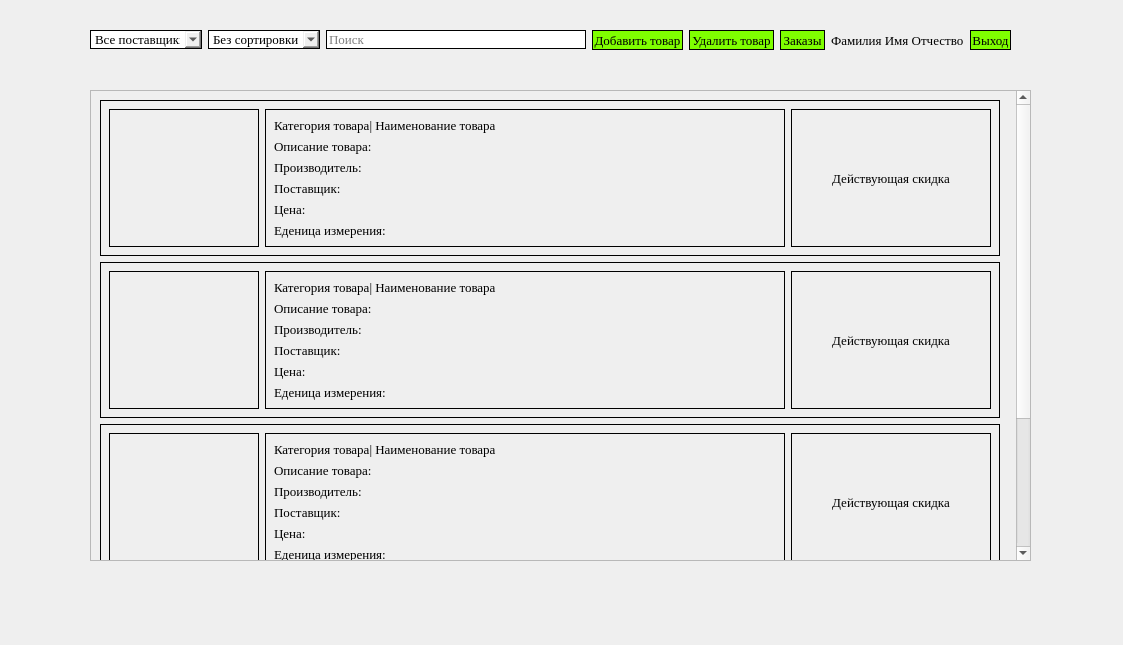
<?xml version="1.0" encoding="UTF-8"?>
<ui version="4.0">
 <class>List_of_products</class>
 <widget class="QMainWindow" name="List_of_products">
  <property name="geometry">
   <rect>
    <x>0</x>
    <y>0</y>
    <width>1123</width>
    <height>645</height>
   </rect>
  </property>
  <property name="minimumSize">
   <size>
    <width>0</width>
    <height>0</height>
   </size>
  </property>
  <property name="windowTitle">
   <string>MainWindow</string>
  </property>
  <widget class="QWidget" name="centralwidget">
   <widget class="QLabel" name="logo_label">
    <property name="geometry">
     <rect>
      <x>10</x>
      <y>10</y>
      <width>71</width>
      <height>61</height>
     </rect>
    </property>
    <property name="text">
     <string/>
    </property>
    <property name="pixmap">
     <pixmap>../import/Icon.png</pixmap>
    </property>
    <property name="scaledContents">
     <bool>true</bool>
    </property>
   </widget>
   <widget class="QWidget" name="gridLayoutWidget">
    <property name="geometry">
     <rect>
      <x>90</x>
      <y>0</y>
      <width>921</width>
      <height>80</height>
     </rect>
    </property>
    <layout class="QGridLayout" name="gridLayout">
     <item row="0" column="0">
      <layout class="QHBoxLayout" name="horizontalLayout_3">
       <item>
        <widget class="QComboBox" name="provider_input">
         <property name="font">
          <font>
           <family>Times New Roman</family>
           <pointsize>10</pointsize>
          </font>
         </property>
         <property name="styleSheet">
          <string notr="true">#provider_input {
    border: 1px solid black;
}

#provider_input:hover {
    border-color: #00FA9A;
}</string>
         </property>
         <item>
          <property name="text">
           <string>Все поставщики</string>
          </property>
         </item>
        </widget>
       </item>
       <item>
        <widget class="QComboBox" name="sort_input">
         <property name="font">
          <font>
           <family>Times New Roman</family>
           <pointsize>10</pointsize>
          </font>
         </property>
         <property name="styleSheet">
          <string notr="true">#sort_input {
    border: 1px solid black;
}

#sort_input:hover {
    border-color: #00FA9A;
}</string>
         </property>
         <property name="currentText">
          <string>Без сортировки</string>
         </property>
         <item>
          <property name="text">
           <string>Без сортировки</string>
          </property>
         </item>
         <item>
          <property name="text">
           <string>По возрастанию</string>
          </property>
         </item>
         <item>
          <property name="text">
           <string>По убыванию</string>
          </property>
         </item>
        </widget>
       </item>
       <item>
        <widget class="QLineEdit" name="search_input">
         <property name="font">
          <font>
           <family>Times New Roman</family>
           <pointsize>10</pointsize>
          </font>
         </property>
         <property name="styleSheet">
          <string notr="true">#search_input {
    border: 1px solid black;
}

#search_input:hover {
    border-color: #00FA9A;
}</string>
         </property>
         <property name="text">
          <string/>
         </property>
         <property name="placeholderText">
          <string>Поиск</string>
         </property>
        </widget>
       </item>
       <item>
        <layout class="QHBoxLayout" name="horizontalLayout_10">
         <item>
          <widget class="QPushButton" name="add_product_button">
           <property name="minimumSize">
            <size>
             <width>91</width>
             <height>20</height>
            </size>
           </property>
           <property name="font">
            <font>
             <family>Times New Roman</family>
             <pointsize>10</pointsize>
            </font>
           </property>
           <property name="styleSheet">
            <string notr="true">#add_product_button {
    background-color: #7FFF00;
    border: 1px solid black;
}

#add_product_button:hover {
    background-color: #00FA9A;
}</string>
           </property>
           <property name="text">
            <string>Добавить товар</string>
           </property>
          </widget>
         </item>
         <item>
          <widget class="QPushButton" name="delete_product_button">
           <property name="minimumSize">
            <size>
             <width>85</width>
             <height>20</height>
            </size>
           </property>
           <property name="font">
            <font>
             <family>Times New Roman</family>
             <pointsize>10</pointsize>
            </font>
           </property>
           <property name="styleSheet">
            <string notr="true">#delete_product_button {
    background-color: #7FFF00;
    border: 1px solid black;
}

#delete_product_button:hover {
    background-color: #00FA9A;
}</string>
           </property>
           <property name="text">
            <string>Удалить товар</string>
           </property>
          </widget>
         </item>
         <item>
          <widget class="QPushButton" name="order_button">
           <property name="minimumSize">
            <size>
             <width>45</width>
             <height>20</height>
            </size>
           </property>
           <property name="font">
            <font>
             <family>Times New Roman</family>
             <pointsize>10</pointsize>
            </font>
           </property>
           <property name="styleSheet">
            <string notr="true">#order_button {
    background-color: #7FFF00;
    border: 1px solid black;
}

#order_button:hover {
    background-color: #00FA9A;
}</string>
           </property>
           <property name="text">
            <string>Заказы</string>
           </property>
          </widget>
         </item>
        </layout>
       </item>
      </layout>
     </item>
     <item row="0" column="1">
      <layout class="QHBoxLayout" name="horizontalLayout">
       <item>
        <widget class="QLabel" name="user_fio">
         <property name="font">
          <font>
           <family>Times New Roman</family>
           <pointsize>10</pointsize>
          </font>
         </property>
         <property name="text">
          <string>Фамилия Имя Отчество</string>
         </property>
        </widget>
       </item>
       <item>
        <widget class="QPushButton" name="logout_button">
         <property name="minimumSize">
          <size>
           <width>41</width>
           <height>20</height>
          </size>
         </property>
         <property name="font">
          <font>
           <family>Times New Roman</family>
           <pointsize>10</pointsize>
          </font>
         </property>
         <property name="styleSheet">
          <string notr="true">#logout_button {
    background-color: #7FFF00;
    border: 1px solid black;
}

#logout_button:hover {
    background-color: #00FA9A;
}</string>
         </property>
         <property name="text">
          <string>Выход</string>
         </property>
        </widget>
       </item>
      </layout>
     </item>
    </layout>
   </widget>
   <widget class="QScrollArea" name="scrollArea">
    <property name="geometry">
     <rect>
      <x>90</x>
      <y>90</y>
      <width>941</width>
      <height>471</height>
     </rect>
    </property>
    <property name="styleSheet">
     <string notr="true"/>
    </property>
    <property name="widgetResizable">
     <bool>true</bool>
    </property>
    <widget class="QWidget" name="scrollAreaWidgetContents">
     <property name="geometry">
      <rect>
       <x>0</x>
       <y>0</y>
       <width>922</width>
       <height>716</height>
      </rect>
     </property>
     <layout class="QVBoxLayout" name="verticalLayout_4">
      <item>
       <widget class="QWidget" name="widget_7" native="true">
        <property name="minimumSize">
         <size>
          <width>900</width>
          <height>0</height>
         </size>
        </property>
        <property name="maximumSize">
         <size>
          <width>801</width>
          <height>171</height>
         </size>
        </property>
        <property name="styleSheet">
         <string notr="true">
border: 1px solid black;
</string>
        </property>
        <layout class="QHBoxLayout" name="horizontalLayout_9">
         <item>
          <layout class="QHBoxLayout" name="horizontalLayout_11">
           <item>
            <widget class="QLabel" name="photo_10">
             <property name="maximumSize">
              <size>
               <width>150</width>
               <height>150</height>
              </size>
             </property>
             <property name="styleSheet">
              <string notr="true">
border: 1px solid black;
</string>
             </property>
             <property name="text">
              <string/>
             </property>
             <property name="pixmap">
              <pixmap>../import/1.jpg</pixmap>
             </property>
             <property name="scaledContents">
              <bool>true</bool>
             </property>
            </widget>
           </item>
           <item>
            <widget class="QWidget" name="widget_8" native="true">
             <property name="styleSheet">
              <string notr="true"/>
             </property>
             <layout class="QVBoxLayout" name="verticalLayout_5">
              <item>
               <layout class="QVBoxLayout" name="verticalLayout_18">
                <item>
                 <widget class="QLabel" name="label_15">
                  <property name="font">
                   <font>
                    <family>Times New Roman</family>
                    <pointsize>10</pointsize>
                   </font>
                  </property>
                  <property name="styleSheet">
                   <string notr="true">
border: 0px solid black;
</string>
                  </property>
                  <property name="text">
                   <string>Категория товара| Наименование товара</string>
                  </property>
                 </widget>
                </item>
                <item>
                 <widget class="QLabel" name="label_27">
                  <property name="font">
                   <font>
                    <family>Times New Roman</family>
                    <pointsize>10</pointsize>
                   </font>
                  </property>
                  <property name="styleSheet">
                   <string notr="true">
border: 0px solid black;
</string>
                  </property>
                  <property name="text">
                   <string>Описание товара:</string>
                  </property>
                 </widget>
                </item>
                <item>
                 <widget class="QLabel" name="label_28">
                  <property name="font">
                   <font>
                    <family>Times New Roman</family>
                    <pointsize>10</pointsize>
                   </font>
                  </property>
                  <property name="styleSheet">
                   <string notr="true">
border: 0px solid black;
</string>
                  </property>
                  <property name="text">
                   <string>Производитель:</string>
                  </property>
                 </widget>
                </item>
                <item>
                 <widget class="QLabel" name="label_46">
                  <property name="font">
                   <font>
                    <family>Times New Roman</family>
                    <pointsize>10</pointsize>
                   </font>
                  </property>
                  <property name="styleSheet">
                   <string notr="true">
border: 0px solid black;
</string>
                  </property>
                  <property name="text">
                   <string>Поставщик:</string>
                  </property>
                 </widget>
                </item>
                <item>
                 <widget class="QLabel" name="label_47">
                  <property name="font">
                   <font>
                    <family>Times New Roman</family>
                    <pointsize>10</pointsize>
                   </font>
                  </property>
                  <property name="styleSheet">
                   <string notr="true">
border: 0px solid black;
</string>
                  </property>
                  <property name="text">
                   <string>Цена:</string>
                  </property>
                 </widget>
                </item>
                <item>
                 <widget class="QLabel" name="label_48">
                  <property name="font">
                   <font>
                    <family>Times New Roman</family>
                    <pointsize>10</pointsize>
                   </font>
                  </property>
                  <property name="styleSheet">
                   <string notr="true">
border: 0px solid black;
</string>
                  </property>
                  <property name="text">
                   <string>Еденица измерения:</string>
                  </property>
                 </widget>
                </item>
               </layout>
              </item>
             </layout>
            </widget>
           </item>
          </layout>
         </item>
         <item>
          <widget class="QLabel" name="sale_11">
           <property name="maximumSize">
            <size>
             <width>200</width>
             <height>16777215</height>
            </size>
           </property>
           <property name="font">
            <font>
             <family>Times New Roman</family>
             <pointsize>10</pointsize>
            </font>
           </property>
           <property name="styleSheet">
            <string notr="true">
border: 1px solid black;
</string>
           </property>
           <property name="text">
            <string>Действующая скидка</string>
           </property>
           <property name="alignment">
            <set>Qt::AlignCenter</set>
           </property>
          </widget>
         </item>
        </layout>
       </widget>
      </item>
      <item>
       <widget class="QWidget" name="widget" native="true">
        <property name="minimumSize">
         <size>
          <width>900</width>
          <height>0</height>
         </size>
        </property>
        <property name="maximumSize">
         <size>
          <width>801</width>
          <height>171</height>
         </size>
        </property>
        <property name="styleSheet">
         <string notr="true">
border: 1px solid black;
</string>
        </property>
        <layout class="QHBoxLayout" name="horizontalLayout_4">
         <item>
          <layout class="QHBoxLayout" name="horizontalLayout_2">
           <item>
            <widget class="QLabel" name="photo_7">
             <property name="maximumSize">
              <size>
               <width>150</width>
               <height>150</height>
              </size>
             </property>
             <property name="styleSheet">
              <string notr="true">
border: 1px solid black;
</string>
             </property>
             <property name="text">
              <string/>
             </property>
             <property name="pixmap">
              <pixmap>../import/1.jpg</pixmap>
             </property>
             <property name="scaledContents">
              <bool>true</bool>
             </property>
            </widget>
           </item>
           <item>
            <widget class="QWidget" name="widget_2" native="true">
             <property name="styleSheet">
              <string notr="true"/>
             </property>
             <layout class="QVBoxLayout" name="verticalLayout">
              <item>
               <layout class="QVBoxLayout" name="verticalLayout_15">
                <item>
                 <widget class="QLabel" name="label_12">
                  <property name="font">
                   <font>
                    <family>Times New Roman</family>
                    <pointsize>10</pointsize>
                   </font>
                  </property>
                  <property name="styleSheet">
                   <string notr="true">
border: 0px solid black;
</string>
                  </property>
                  <property name="text">
                   <string>Категория товара| Наименование товара</string>
                  </property>
                 </widget>
                </item>
                <item>
                 <widget class="QLabel" name="label_21">
                  <property name="font">
                   <font>
                    <family>Times New Roman</family>
                    <pointsize>10</pointsize>
                   </font>
                  </property>
                  <property name="styleSheet">
                   <string notr="true">
border: 0px solid black;
</string>
                  </property>
                  <property name="text">
                   <string>Описание товара:</string>
                  </property>
                 </widget>
                </item>
                <item>
                 <widget class="QLabel" name="label_22">
                  <property name="font">
                   <font>
                    <family>Times New Roman</family>
                    <pointsize>10</pointsize>
                   </font>
                  </property>
                  <property name="styleSheet">
                   <string notr="true">
border: 0px solid black;
</string>
                  </property>
                  <property name="text">
                   <string>Производитель:</string>
                  </property>
                 </widget>
                </item>
                <item>
                 <widget class="QLabel" name="label_37">
                  <property name="font">
                   <font>
                    <family>Times New Roman</family>
                    <pointsize>10</pointsize>
                   </font>
                  </property>
                  <property name="styleSheet">
                   <string notr="true">
border: 0px solid black;
</string>
                  </property>
                  <property name="text">
                   <string>Поставщик:</string>
                  </property>
                 </widget>
                </item>
                <item>
                 <widget class="QLabel" name="label_38">
                  <property name="font">
                   <font>
                    <family>Times New Roman</family>
                    <pointsize>10</pointsize>
                   </font>
                  </property>
                  <property name="styleSheet">
                   <string notr="true">
border: 0px solid black;
</string>
                  </property>
                  <property name="text">
                   <string>Цена:</string>
                  </property>
                 </widget>
                </item>
                <item>
                 <widget class="QLabel" name="label_39">
                  <property name="font">
                   <font>
                    <family>Times New Roman</family>
                    <pointsize>10</pointsize>
                   </font>
                  </property>
                  <property name="styleSheet">
                   <string notr="true">
border: 0px solid black;
</string>
                  </property>
                  <property name="text">
                   <string>Еденица измерения:</string>
                  </property>
                 </widget>
                </item>
               </layout>
              </item>
             </layout>
            </widget>
           </item>
          </layout>
         </item>
         <item>
          <widget class="QLabel" name="sale_8">
           <property name="maximumSize">
            <size>
             <width>200</width>
             <height>16777215</height>
            </size>
           </property>
           <property name="font">
            <font>
             <family>Times New Roman</family>
             <pointsize>10</pointsize>
            </font>
           </property>
           <property name="styleSheet">
            <string notr="true">
border: 1px solid black;
</string>
           </property>
           <property name="text">
            <string>Действующая скидка</string>
           </property>
           <property name="alignment">
            <set>Qt::AlignCenter</set>
           </property>
          </widget>
         </item>
        </layout>
       </widget>
      </item>
      <item>
       <widget class="QWidget" name="widget_3" native="true">
        <property name="minimumSize">
         <size>
          <width>900</width>
          <height>0</height>
         </size>
        </property>
        <property name="maximumSize">
         <size>
          <width>801</width>
          <height>171</height>
         </size>
        </property>
        <property name="styleSheet">
         <string notr="true">
border: 1px solid black;
</string>
        </property>
        <layout class="QHBoxLayout" name="horizontalLayout_5">
         <item>
          <layout class="QHBoxLayout" name="horizontalLayout_6">
           <item>
            <widget class="QLabel" name="photo_8">
             <property name="maximumSize">
              <size>
               <width>150</width>
               <height>150</height>
              </size>
             </property>
             <property name="styleSheet">
              <string notr="true">
border: 1px solid black;
</string>
             </property>
             <property name="text">
              <string/>
             </property>
             <property name="pixmap">
              <pixmap>../import/1.jpg</pixmap>
             </property>
             <property name="scaledContents">
              <bool>true</bool>
             </property>
            </widget>
           </item>
           <item>
            <widget class="QWidget" name="widget_4" native="true">
             <property name="styleSheet">
              <string notr="true"/>
             </property>
             <layout class="QVBoxLayout" name="verticalLayout_2">
              <item>
               <layout class="QVBoxLayout" name="verticalLayout_16">
                <item>
                 <widget class="QLabel" name="label_13">
                  <property name="font">
                   <font>
                    <family>Times New Roman</family>
                    <pointsize>10</pointsize>
                   </font>
                  </property>
                  <property name="styleSheet">
                   <string notr="true">
border: 0px solid black;
</string>
                  </property>
                  <property name="text">
                   <string>Категория товара| Наименование товара</string>
                  </property>
                 </widget>
                </item>
                <item>
                 <widget class="QLabel" name="label_23">
                  <property name="font">
                   <font>
                    <family>Times New Roman</family>
                    <pointsize>10</pointsize>
                   </font>
                  </property>
                  <property name="styleSheet">
                   <string notr="true">
border: 0px solid black;
</string>
                  </property>
                  <property name="text">
                   <string>Описание товара:</string>
                  </property>
                 </widget>
                </item>
                <item>
                 <widget class="QLabel" name="label_24">
                  <property name="font">
                   <font>
                    <family>Times New Roman</family>
                    <pointsize>10</pointsize>
                   </font>
                  </property>
                  <property name="styleSheet">
                   <string notr="true">
border: 0px solid black;
</string>
                  </property>
                  <property name="text">
                   <string>Производитель:</string>
                  </property>
                 </widget>
                </item>
                <item>
                 <widget class="QLabel" name="label_40">
                  <property name="font">
                   <font>
                    <family>Times New Roman</family>
                    <pointsize>10</pointsize>
                   </font>
                  </property>
                  <property name="styleSheet">
                   <string notr="true">
border: 0px solid black;
</string>
                  </property>
                  <property name="text">
                   <string>Поставщик:</string>
                  </property>
                 </widget>
                </item>
                <item>
                 <widget class="QLabel" name="label_41">
                  <property name="font">
                   <font>
                    <family>Times New Roman</family>
                    <pointsize>10</pointsize>
                   </font>
                  </property>
                  <property name="styleSheet">
                   <string notr="true">
border: 0px solid black;
</string>
                  </property>
                  <property name="text">
                   <string>Цена:</string>
                  </property>
                 </widget>
                </item>
                <item>
                 <widget class="QLabel" name="label_42">
                  <property name="font">
                   <font>
                    <family>Times New Roman</family>
                    <pointsize>10</pointsize>
                   </font>
                  </property>
                  <property name="styleSheet">
                   <string notr="true">
border: 0px solid black;
</string>
                  </property>
                  <property name="text">
                   <string>Еденица измерения:</string>
                  </property>
                 </widget>
                </item>
               </layout>
              </item>
             </layout>
            </widget>
           </item>
          </layout>
         </item>
         <item>
          <widget class="QLabel" name="sale_9">
           <property name="maximumSize">
            <size>
             <width>200</width>
             <height>16777215</height>
            </size>
           </property>
           <property name="font">
            <font>
             <family>Times New Roman</family>
             <pointsize>10</pointsize>
            </font>
           </property>
           <property name="styleSheet">
            <string notr="true">
border: 1px solid black;
</string>
           </property>
           <property name="text">
            <string>Действующая скидка</string>
           </property>
           <property name="alignment">
            <set>Qt::AlignCenter</set>
           </property>
          </widget>
         </item>
        </layout>
       </widget>
      </item>
      <item>
       <widget class="QWidget" name="widget_5" native="true">
        <property name="minimumSize">
         <size>
          <width>900</width>
          <height>0</height>
         </size>
        </property>
        <property name="maximumSize">
         <size>
          <width>801</width>
          <height>171</height>
         </size>
        </property>
        <property name="styleSheet">
         <string notr="true">
border: 1px solid black;
</string>
        </property>
        <layout class="QHBoxLayout" name="horizontalLayout_7">
         <item>
          <layout class="QHBoxLayout" name="horizontalLayout_8">
           <item>
            <widget class="QLabel" name="photo_9">
             <property name="maximumSize">
              <size>
               <width>150</width>
               <height>150</height>
              </size>
             </property>
             <property name="styleSheet">
              <string notr="true">
border: 1px solid black;
</string>
             </property>
             <property name="text">
              <string/>
             </property>
             <property name="pixmap">
              <pixmap>../import/1.jpg</pixmap>
             </property>
             <property name="scaledContents">
              <bool>true</bool>
             </property>
            </widget>
           </item>
           <item>
            <widget class="QWidget" name="widget_6" native="true">
             <property name="styleSheet">
              <string notr="true"/>
             </property>
             <layout class="QVBoxLayout" name="verticalLayout_3">
              <item>
               <layout class="QVBoxLayout" name="verticalLayout_17">
                <item>
                 <widget class="QLabel" name="label_14">
                  <property name="font">
                   <font>
                    <family>Times New Roman</family>
                    <pointsize>10</pointsize>
                   </font>
                  </property>
                  <property name="styleSheet">
                   <string notr="true">
border: 0px solid black;
</string>
                  </property>
                  <property name="text">
                   <string>Категория товара| Наименование товара</string>
                  </property>
                 </widget>
                </item>
                <item>
                 <widget class="QLabel" name="label_25">
                  <property name="font">
                   <font>
                    <family>Times New Roman</family>
                    <pointsize>10</pointsize>
                   </font>
                  </property>
                  <property name="styleSheet">
                   <string notr="true">
border: 0px solid black;
</string>
                  </property>
                  <property name="text">
                   <string>Описание товара:</string>
                  </property>
                 </widget>
                </item>
                <item>
                 <widget class="QLabel" name="label_26">
                  <property name="font">
                   <font>
                    <family>Times New Roman</family>
                    <pointsize>10</pointsize>
                   </font>
                  </property>
                  <property name="styleSheet">
                   <string notr="true">
border: 0px solid black;
</string>
                  </property>
                  <property name="text">
                   <string>Производитель:</string>
                  </property>
                 </widget>
                </item>
                <item>
                 <widget class="QLabel" name="label_43">
                  <property name="font">
                   <font>
                    <family>Times New Roman</family>
                    <pointsize>10</pointsize>
                   </font>
                  </property>
                  <property name="styleSheet">
                   <string notr="true">
border: 0px solid black;
</string>
                  </property>
                  <property name="text">
                   <string>Поставщик:</string>
                  </property>
                 </widget>
                </item>
                <item>
                 <widget class="QLabel" name="label_44">
                  <property name="font">
                   <font>
                    <family>Times New Roman</family>
                    <pointsize>10</pointsize>
                   </font>
                  </property>
                  <property name="styleSheet">
                   <string notr="true">
border: 0px solid black;
</string>
                  </property>
                  <property name="text">
                   <string>Цена:</string>
                  </property>
                 </widget>
                </item>
                <item>
                 <widget class="QLabel" name="label_45">
                  <property name="font">
                   <font>
                    <family>Times New Roman</family>
                    <pointsize>10</pointsize>
                   </font>
                  </property>
                  <property name="styleSheet">
                   <string notr="true">
border: 0px solid black;
</string>
                  </property>
                  <property name="text">
                   <string>Еденица измерения:</string>
                  </property>
                 </widget>
                </item>
               </layout>
              </item>
             </layout>
            </widget>
           </item>
          </layout>
         </item>
         <item>
          <widget class="QLabel" name="sale_10">
           <property name="maximumSize">
            <size>
             <width>200</width>
             <height>16777215</height>
            </size>
           </property>
           <property name="font">
            <font>
             <family>Times New Roman</family>
             <pointsize>10</pointsize>
            </font>
           </property>
           <property name="styleSheet">
            <string notr="true">
border: 1px solid black;
</string>
           </property>
           <property name="text">
            <string>Действующая скидка</string>
           </property>
           <property name="alignment">
            <set>Qt::AlignCenter</set>
           </property>
          </widget>
         </item>
        </layout>
       </widget>
      </item>
     </layout>
    </widget>
   </widget>
  </widget>
 </widget>
 <resources/>
 <connections/>
</ui>
